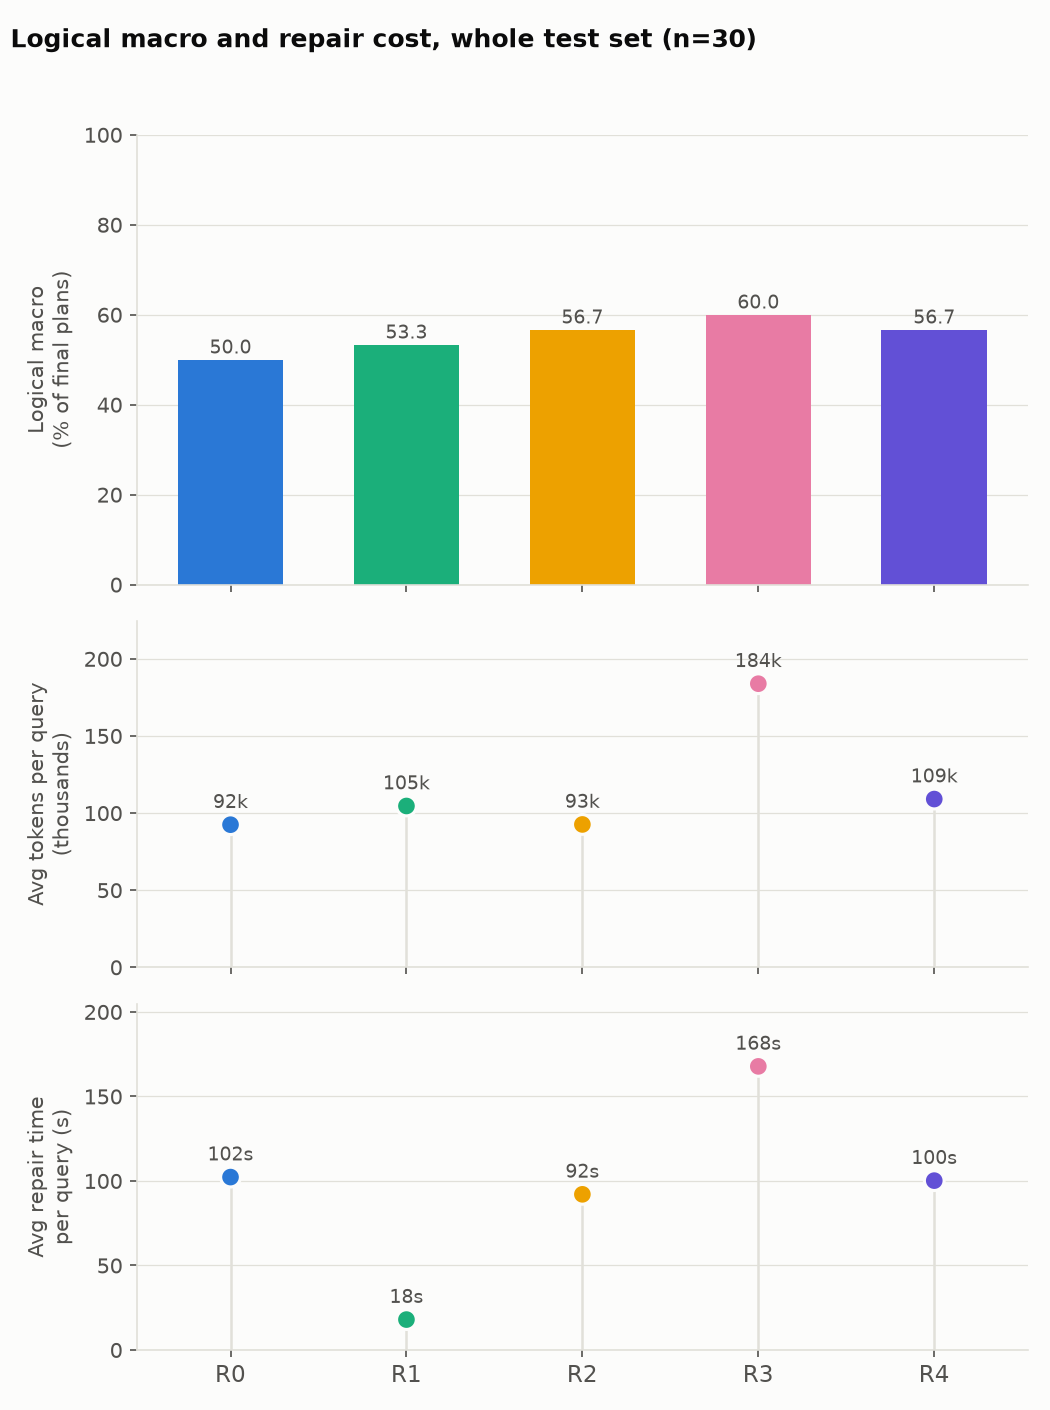

Reproduce this figure in Python.
"""Logical macro and repair cost for R0-R4 on the whole test set (subset_test, 30 queries).

Three panels with a shared x axis (one column per strategy):
  - logical macro: % of final plans that pass every PC (ChinaTravel eval_exp; the same as
    table 1's "Final plans with 0 failed PC" as a %)
  - avg tokens spent per query
  - avg repair time per query

Data: the "All" columns of test_result_analysis/merged/table3_repair_process.csv and
table4_eval_exp.csv (from scripts/result_analysis/build_test_result_tables.py).
Writes logical_macro_all.png next to this script.

Usage: python test_result_analysis/logical_macro_all.py  (needs matplotlib)
"""
import csv
from pathlib import Path

import matplotlib
matplotlib.use("Agg")
import matplotlib.pyplot as plt

HERE = Path(__file__).resolve().parent
MERGED = HERE / "merged"
OUT = HERE / "logical_macro_all.png"
METHODS = ["R0", "R1", "R2", "R3", "R4"]
TOKENS = "[per query] Avg tokens spent per query (queries with complete token data)"
TIME = "[per query] Avg repair time per query (s)"

## Same colours as difficulty_comparison_ALL.py (checked with the dataviz palette validator).
COLOR = {"R0": "#2a78d6", "R1": "#1baf7a", "R2": "#eda100", "R3": "#e87ba4", "R4": "#6250d6"}
SURFACE, INK, INK2, GRID = "#fcfcfb", "#0b0b0b", "#52514e", "#e1e0d9"

plt.rcParams.update({
    "figure.facecolor": SURFACE, "axes.facecolor": SURFACE, "savefig.facecolor": SURFACE,
    "axes.edgecolor": GRID, "axes.labelcolor": INK2, "xtick.color": INK2, "ytick.color": INK2,
    "text.color": INK, "axes.grid": True, "grid.color": GRID, "grid.linewidth": 0.6,
    "axes.spines.top": False, "axes.spines.right": False, "font.size": 10,
    "axes.titleweight": "bold", "axes.titlesize": 11, "axes.axisbelow": True,
})


def load_table(name):
    with open(MERGED / name, encoding="utf-8") as stream:
        return {row["metric"]: row for row in csv.DictReader(stream)}


def value(table, metric, method, group="All"):
    if metric not in table:  ## a unique prefix is accepted (the table 4 names are long)
        matches = [m for m in table if m.startswith(metric)]
        assert len(matches) == 1, (metric, matches)
        metric = matches[0]
    return float(table[metric][f"{group} {method}"])


def main():
    t3 = load_table("table3_repair_process.csv")
    t4 = load_table("table4_eval_exp.csv")
    x = range(len(METHODS))
    colors = [COLOR[m] for m in METHODS]
    fig, axes = plt.subplots(3, 1, figsize=(7, 9.4), sharex=True, height_ratios=(1.3, 1, 1))

    macro = [value(t4, "Logical macro (%)", m) for m in METHODS]
    bars = axes[0].bar(x, macro, width=0.6, color=colors)
    for bar, v in zip(bars, macro):
        axes[0].annotate(f"{v:.1f}", (bar.get_x() + bar.get_width() / 2, v), xytext=(0, 3),
                         textcoords="offset points", ha="center", fontsize=9, color=INK2)
    axes[0].set_ylim(0, 100)
    axes[0].set_ylabel("Logical macro\n(% of final plans)")

    for ax, metric, scale, fmt, label in (
            (axes[1], TOKENS, 1000, "{:.0f}k", "Avg tokens per query\n(thousands)"),
            (axes[2], TIME, 1, "{:.0f}s", "Avg repair time\nper query (s)")):
        values = [value(t3, metric, m) / scale for m in METHODS]
        ax.vlines(x, 0, values, color=GRID, lw=1.2, zorder=1)  ## thin stem, ties the point to the bar
        ax.scatter(x, values, s=90, color=colors, edgecolor=SURFACE, linewidth=1.5, zorder=3)
        for xi, v in zip(x, values):
            ax.annotate(fmt.format(v), (xi, v), xytext=(0, 8), textcoords="offset points", ha="center",
                        fontsize=9, color=INK2)
        ax.set_ylim(0, max(values) * 1.22)
        ax.set_ylabel(label)

    for ax in axes:
        ax.grid(axis="x", visible=False)
    axes[2].set_xticks(list(x), METHODS)
    axes[2].tick_params(axis="x", labelsize=11)
    fig.suptitle("Logical macro and repair cost, whole test set (n=30)", x=0.01, ha="left",
                 fontsize=12, fontweight="bold")
    fig.tight_layout(rect=(0, 0, 1, 0.96))
    fig.savefig(OUT, dpi=150)
    plt.close(fig)
    print("wrote", OUT)


if __name__ == "__main__":
    main()
